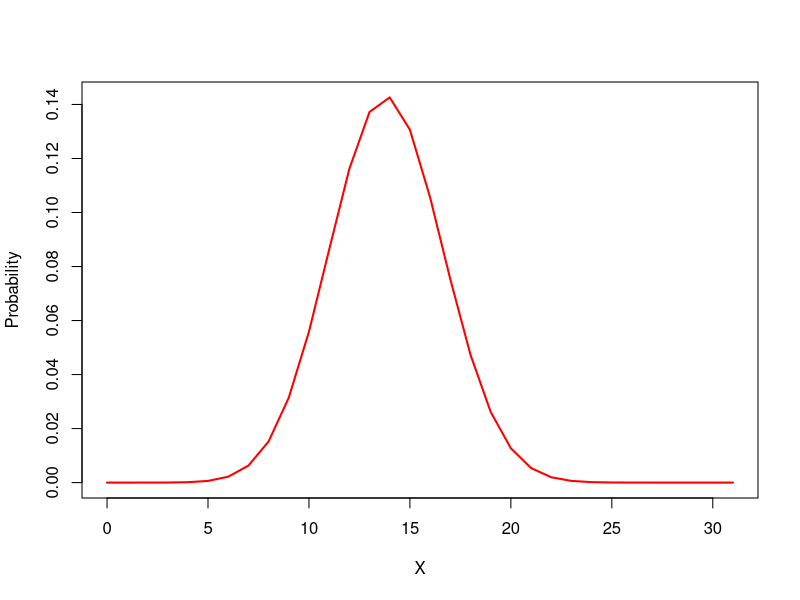
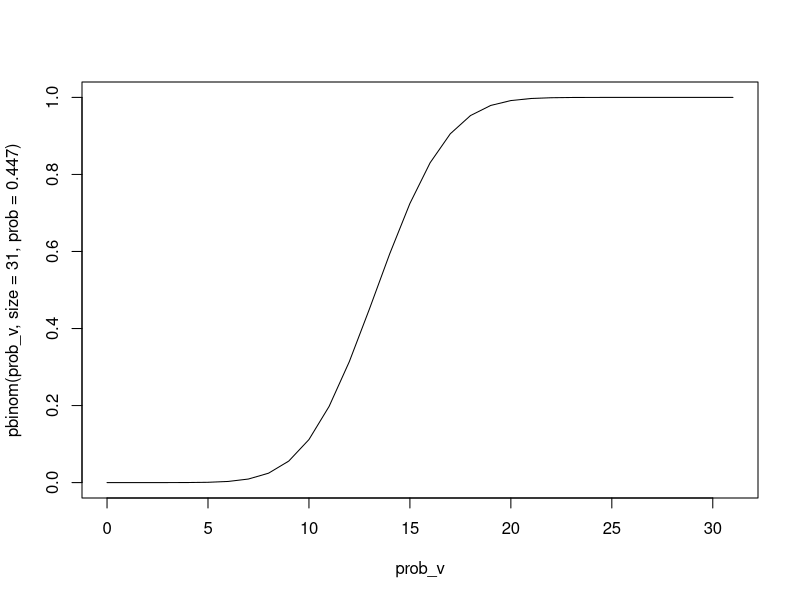

Reproduce these figures in R, in order.
#Q5

#part a
#distribution of X
#X varies from 0 to 31 and we will have to check it for each value of X
prob_v=0:31
#we will store the result in a vector
distrib = dbinom(prob_v, size = 31, prob = 0.447)
#make dataframe with X and distrib
df = data.frame(prob_v, distrib)
#plot the dataframe
print("dataframe")
print(df)



#part b
plot(prob_v,distrib, type="l", lwd=2, col="red", xlab="X", ylab="Probability")


#part c
#for cumulative distribution we will use pbinom function
plot(prob_v, pbinom(prob_v,size = 31, prob = 0.447), type="l")



#part d
#calculating mean, standard deviation and variance
mean(distrib)
sd(distrib)
var(distrib)
